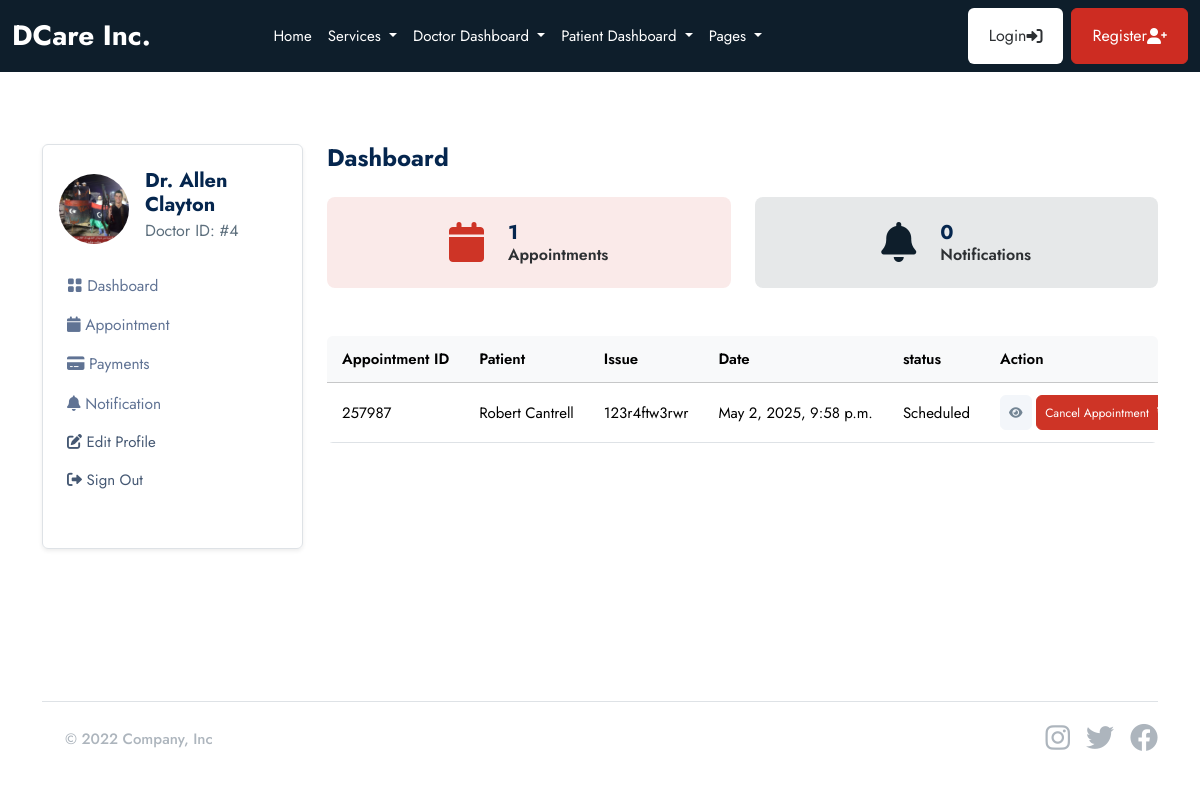
The app's page /doctor/ (signed in) with its own data.
### userauths/models.py (models this page shows, shortened)
class User(AbstractUser):
    email = models.EmailField(_('email address'), unique=True)
    username = models.CharField(max_length=100, null=True, blank=True)
    user_type = models.CharField(max_length=50, choices=USER_TYPE, null=True, blank=True, default=None)
    is_active = models.BooleanField(default=True)
    is_staff = models.BooleanField(default=False)
    USERNAME_FIELD = 'email'
    REQUIRED_FIELDS = ['username']

### doctor/models.py (models this page shows, shortened)
class Doctor(models.Model):
    user = models.OneToOneField(userauths_models.User, on_delete=models.CASCADE)
    full_name = models.CharField(max_length=100, null=True, blank=True)
    image = models.FileField(upload_to="images", null=True, blank=True)
    mobile = models.CharField(max_length=100, null=True, blank=True)
    country = models.CharField(max_length=100, null=True, blank=True)
    bio = models.CharField(max_length=100, null=True, blank=True)
    specialization = models.CharField(max_length=100, null=True, blank=True)
    qualifications = models.CharField(max_length=100, null=True, blank=True)
    years_of_experience = models.CharField(max_length=100, null=True, blank=True)
    next_available_appointment_date = models.DateTimeField(default=timezone.now, null=True, blank=True)

### base/models.py (models this page shows, shortened)
class Appointment(models.Model):
    STATUS = [
        ('Scheduled', 'Scheduled'),
        ('Completed', 'Completed'),
        ('Pending', 'Pending'),
        ('Cancelled', 'Cancelled')
    ]
    service = models.ForeignKey(Service, on_delete=models.SET_NULL, null=True, blank=True, related_name='service_appointments')
    doctor = models.ForeignKey(doctor_models.Doctor, on_delete=models.SET_NULL, null=True, blank=True, related_name='doctor_appointments')
    patient = models.ForeignKey(patient_models.Patient, on_delete=models.SET_NULL, null=True, blank=True, related_name='appointments_patient')
    appointment_date = models.DateTimeField(null=True, blank=True)
    issues = models.TextField(blank=True, null=True)
    symptoms = models.TextField(blank=True, null=True)
    appointment_id = ShortUUIDField(length=6, max_length=10, alphabet="1234567890")
    status = models.CharField(max_length=120, choices=STATUS)

### patient/models.py (models this page shows, shortened)
class Patient(models.Model):
    user = models.OneToOneField(userauths_models.User, on_delete=models.CASCADE)
    image = models.FileField(upload_to="images", null=True, blank=True)
    full_name = models.CharField(max_length=100, null=True, blank=True)
    email = models.CharField(max_length=100, null=True, blank=True)
    mobile = models.CharField(max_length=100, null=True, blank=True)
    address = models.CharField(max_length=100, null=True, blank=True)
    gender = models.CharField(max_length=100, null=True, blank=True)
    date_of_birth = models.DateField(default=timezone.now, null=True, blank=True)
    blood_group = models.CharField(max_length=100, null=True, blank=True)

### doctor/views.py (the view)
# urls.py: path("", views.dashboard, name="dashboard"),
@login_required
def dashboard(request):
    doctor = doctor_models.Doctor.objects.get(user=request.user)
    appointments = base_models.Appointment.objects.filter(doctor=doctor)
    notifications = doctor_models.Notification.objects.filter(doctor=doctor)
    context = {
        "appointments": appointments,
        "notifications": notifications,
    }
    return render(request, "doctor/dashboard.html", context)

### templates/doctor/dashboard.html (shortened to what this page needs)
{% extends 'partials/base.html' %} {% block content %}
<section class="pt-5 pb-5">
  <div class="container">
    <div class="row mt-0 mt-md-4">
      {% include 'doctor/sidebar.html' %}
      <div class="col-lg-9 col-md-8 col-12">
        <div class="row mb-4">
          <h4 class="mb-0 mb-4 fw-bold">Dashboard</h4>
          <div class="col-sm-6 col-lg-6 mb-3 mb-lg-0">
            <div
              class="d-flex justify-content-center align-items-center p-4 bg-danger bg-opacity-10 rounded-3"
            >
              <span class="display-6 lh-1 text-purple mb-0">
                <i class="fas fa-calendar text-danger"></i>
              </span>
              <div class="ms-4">
                <div class="d-flex">
                  <h5 class="mb-0 fw-bold">{{appointments.count}}</h5>
                </div>
                <p class="mb-0 h6 fw-semibold">Appointments</p>
              </div>
            </div>
          </div>
          <div class="col-sm-6 col-lg-6 mb-3 mb-lg-0">
            <div
              class="d-flex justify-content-center align-items-center p-4 bg-dark bg-opacity-10 rounded-3"
            >
              <span class="display-6 lh-1 text-dark mb-0">
                <i class="fas fa-bell"></i>
              </span>
              <div class="ms-4">
                <div class="d-flex">
                  <h5 class="mb-0 fw-bold">{{notifications.count}}</h5>
                </div>
                <p class="mb-0 h6 fw-semibold">Notifications</p>
              </div>
            </div>
          </div>
        </div>
        <div class="card mb-4 mt-5">
          <div class="table-responsive overflow-y-hidden">
            <table
              class="table mb-0 text-nowrap table-hover table-centered text-nowrap"
            >
              <thead class="table-light">
                <tr>
                  <th>Appointment ID</th>
                  <th>Patient</th>
                  <th>Issue</th>
                  <th>Date</th>
                  <th>status</th>
                  <th>Action</th>
                </tr>
              </thead>
              <tbody>
                {% for a in appointments %}
                <tr>
                  <td>{{a.appointment_id}}</td>
                  <td>{{a.patient.full_name}}</td>
                  <td>{{a.issues}}</td>
                  <td>{{a.appointment_date}}</td>
                  <td>{{a.status}}</td>
                  <td>
                    <a href="" class="btn btn-secondary btn-sm">
                      <i class="fas fa-eye"></i
                    ></a>
                    <a href="" class="btn btn-danger btn-sm"
                      >Cancel Appointment </a>
                  </td>
                </tr>
                {% endfor %}
              </tbody>
            </table>
          </div>
        </div>
      </div>
    </div>
  </div>
</section>
{% endblock content %}

### templates/doctor/sidebar.html (shortened to what this page needs)
<div class="col-lg-3 col-md-4 col-12">
  <nav
    class="navbar navbar-expand-md shadow-sm mb-4 mb-lg-0 sidenav border rounded"
  >
    <div class="collapse navbar-collapse p-3" id="sidenav">
      <div class="navbar-nav flex-column">
        <div class="d-flex align-items-center mb-3">
          {% if request.user.doctor.image %}
          <img
            src="{{request.user.doctor.image.url}}"
            alt="avatar"
            class="rounded-circle avatar-xl"
            style="width: 70px; height: 70px; object-fit: cover"
          />
          {% endif %}
          <div class="ms-3">
            <h5 class="mb-0 fw-bold">Dr. {{request.user.doctor.full_name}}</h5>
            <p class="mb-1 fs-6">Doctor ID: #{{request.user.doctor.id}}</p>
          </div>
        </div>
        <ul class="list-unstyled ms-n2 mb-4">
          <li class="nav-item">
            <a
              class="dropdown-item nav-link"
              href="{% url 'doctor:dashboard' %}"
              ><i class="bi bi-grid-fill"></i> Dashboard</a
            >
          </li>
          <li class="nav-item">
            <a
              class="dropdown-item nav-link"
              href="{% url 'doctor:appointments' %}"
              ><i class="fas fa-calendar"></i> Appointment</a
            >
          </li>
          <li class="nav-item">
            <a class="dropdown-item nav-link" href="{% url 'doctor:payments' %}"
              ><i class="fas fa-credit-card"></i> Payments</a
            >
          </li>
          <li class="nav-item">
            <a
              class="dropdown-item nav-link"
              href="{% url 'doctor:notifications' %}"
              ><i class="fas fa-bell"></i> Notification</a
            >
          </li>
          <li class="nav-item">
            <a class="nav-link" href="{% url 'doctor:profile' %}">
              <i class="fas fa-edit"></i> Edit Profile
            </a>
          </li>
          <li class="nav-item">
            <a class="nav-link" href="{% url 'userauths:sign-out' %}">
              <i class="fas fa-sign-out-alt"></i> Sign Out
            </a>
          </li>
        </ul>
      </div>
    </div>
  </nav>
</div>

### records on screen
User: user.doctor.image (picture), user.doctor.full_name "Allen Clayton", user.doctor.id "4"
Appointment: appointment_id "257987", patient.full_name "Robert Cantrell", issues "123r4ftw3rwr", appointment_date "May 2, 2025, 9:58 p.m.", status "Scheduled"

### other values on screen
{{ appointments.count }} "1"
{{ notifications.count }} "0"
